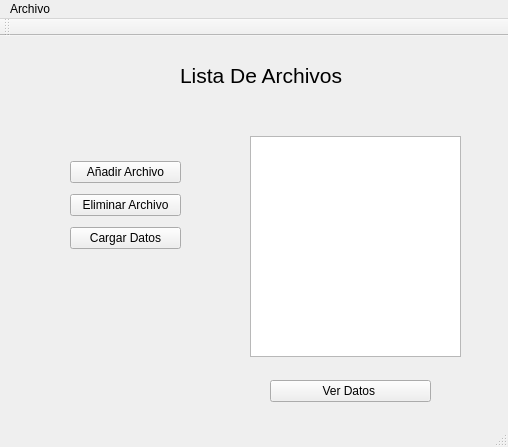
<?xml version="1.0" encoding="UTF-8"?>
<ui version="4.0">
 <class>MainWindow</class>
 <widget class="QMainWindow" name="MainWindow">
  <property name="geometry">
   <rect>
    <x>0</x>
    <y>0</y>
    <width>508</width>
    <height>447</height>
   </rect>
  </property>
  <property name="windowTitle">
   <string>MainWindow</string>
  </property>
  <widget class="QWidget" name="centralwidget">
   <widget class="QWidget" name="verticalLayoutWidget">
    <property name="geometry">
     <rect>
      <x>160</x>
      <y>20</y>
      <width>231</width>
      <height>41</height>
     </rect>
    </property>
    <layout class="QVBoxLayout" name="verticalLayout"/>
   </widget>
   <widget class="QWidget" name="horizontalLayoutWidget">
    <property name="geometry">
     <rect>
      <x>250</x>
      <y>100</y>
      <width>211</width>
      <height>221</height>
     </rect>
    </property>
    <layout class="QHBoxLayout" name="horizontalLayoutTablaMostrarDatos">
     <item>
      <widget class="QListWidget" name="listWidgetMostrarArchivos"/>
     </item>
    </layout>
   </widget>
   <widget class="QWidget" name="verticalLayoutWidget_2">
    <property name="geometry">
     <rect>
      <x>70</x>
      <y>120</y>
      <width>111</width>
      <height>100</height>
     </rect>
    </property>
    <layout class="QVBoxLayout" name="AnadirverticalLayout">
     <item>
      <widget class="QPushButton" name="pushButtonAnadirArchivo">
       <property name="text">
        <string>Añadir Archivo</string>
       </property>
      </widget>
     </item>
     <item>
      <widget class="QPushButton" name="pushButtonEliminar">
       <property name="text">
        <string>Eliminar Archivo</string>
       </property>
      </widget>
     </item>
     <item>
      <widget class="QPushButton" name="pushButtonCargarDatos">
       <property name="text">
        <string>Cargar Datos</string>
       </property>
      </widget>
     </item>
    </layout>
   </widget>
   <widget class="QLabel" name="labelTtiulo">
    <property name="geometry">
     <rect>
      <x>180</x>
      <y>20</y>
      <width>221</width>
      <height>39</height>
     </rect>
    </property>
    <property name="font">
     <font>
      <pointsize>16</pointsize>
     </font>
    </property>
    <property name="text">
     <string>Lista De Archivos</string>
    </property>
   </widget>
   <widget class="QWidget" name="horizontalLayoutWidget_2">
    <property name="geometry">
     <rect>
      <x>270</x>
      <y>340</y>
      <width>161</width>
      <height>30</height>
     </rect>
    </property>
    <layout class="QHBoxLayout" name="horizontalLayoutVerDatos">
     <item>
      <widget class="QPushButton" name="pushButtonMostrarDatos">
       <property name="text">
        <string>Ver Datos </string>
       </property>
      </widget>
     </item>
    </layout>
   </widget>
  </widget>
  <widget class="QMenuBar" name="menubar">
   <property name="geometry">
    <rect>
     <x>0</x>
     <y>0</y>
     <width>508</width>
     <height>26</height>
    </rect>
   </property>
   <widget class="QMenu" name="menuArchivo">
    <property name="title">
     <string>Archivo</string>
    </property>
    <addaction name="actionAbrir"/>
    <addaction name="actionNueva_Ventana"/>
    <addaction name="actionGuardar"/>
    <addaction name="actionGuardar_Como"/>
    <addaction name="actionSalir"/>
   </widget>
   <addaction name="menuArchivo"/>
  </widget>
  <widget class="QStatusBar" name="statusbar"/>
  <widget class="QToolBar" name="toolBar">
   <property name="windowTitle">
    <string>toolBar</string>
   </property>
   <attribute name="toolBarArea">
    <enum>TopToolBarArea</enum>
   </attribute>
   <attribute name="toolBarBreak">
    <bool>false</bool>
   </attribute>
  </widget>
  <action name="actionAbrir">
   <property name="text">
    <string>Abrir</string>
   </property>
  </action>
  <action name="actionNueva_Ventana">
   <property name="text">
    <string>Nueva Ventana</string>
   </property>
  </action>
  <action name="actionGuardar">
   <property name="text">
    <string>Guardar</string>
   </property>
  </action>
  <action name="actionGuardar_Como">
   <property name="text">
    <string>Guardar Como </string>
   </property>
  </action>
  <action name="actionSalir">
   <property name="text">
    <string>Salir </string>
   </property>
  </action>
 </widget>
 <resources/>
 <connections/>
</ui>
